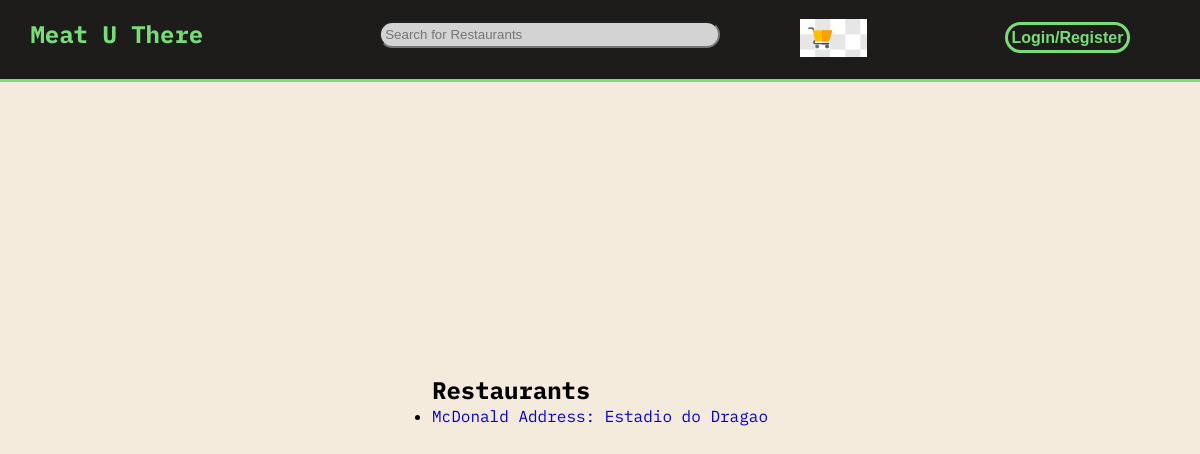
The page /restaurants.php on the database as committed earlier.
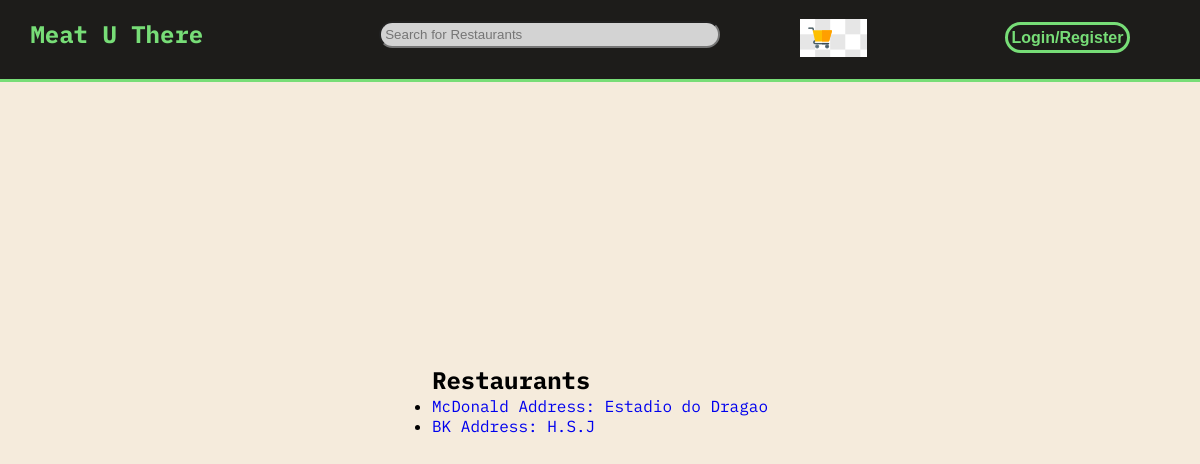
The same page on the database as committed later.
### tables this page shows
CREATE TABLE Restaurant(
    idRestaurant INTEGER PRIMARY KEY,
    name VARCHAR,
    address VARCHAR,
    owner INTEGER REFERENCES User
);

### database/restaurants.php (called while the page is built, shortened)
<?php
    function getRestaurants($db){
        $stmt = $db->prepare('SELECT Restaurant.name,Restaurant.address,Restaurant.idRestaurant
                              FROM Restaurant');
        $stmt->execute();
        $stmt = $stmt->fetchAll();
        return $stmt;
    }
?>

### restaurants.php (the view, shortened to what this page needs)
<?php
    require_once("templates/common.php");
    require_once("database/connection.php");
    require_once("database/restaurants.php");
    $db=getDatabaseConnection();
    $restaurants = getRestaurants($db);
?>
<menu>
    <h2>Restaurants</h2>
    <ul>
    <?php foreach($restaurants as $item){ ?>
            <li class="restaurants <?=$item['name']." Address: ".$item['address']?>">
            <a href="restaurant.php?id=<?=$item['idRestaurant']?>">
            <p><?=$item['name']." Address: ".$item['address']?></p>
            </a>
            </li>
        <?php } ?>
    </ul>
</menu>

Rows that differ between the two databases and show on the page:
added restaurant: name "BK", address "H.S.J"
